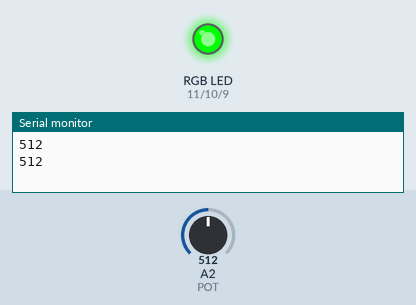
Recording of a sketch running on a simulated Arduino Uno, built with avr-gcc and run on an emulated ATmega328P. Shown: an RGB LED mixed from three pins (HIGH = lit), the last lines printed to the serial monitor. Inputs (shaded band) come from the test bench; at power-on: A2 (POT) = 512.

Above: at 1.2 s.
1.3 s: A2 (POT) set to 336
4.3 s: A2 (POT) set to 308
At 5.6 s:
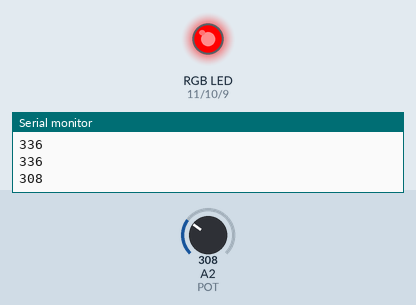
7.3 s: A2 (POT) set to 900
At 8.8 s:
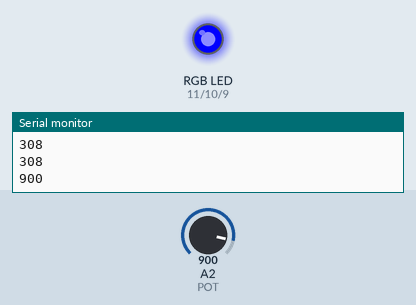
10.3 s: A2 (POT) set to 885
At 11.8 s:
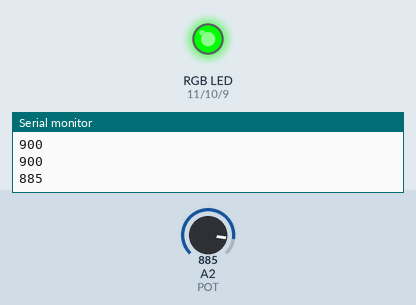
13.3 s: A2 (POT) set to 910
At 14.4 s:
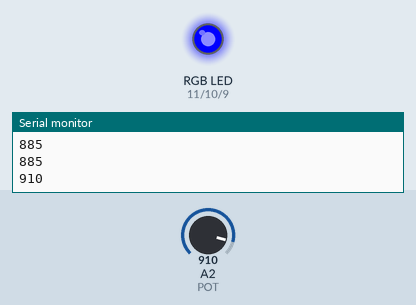
Timing chart, 0 to 16.3 s (numbered marks = the images above; inputs shaded):
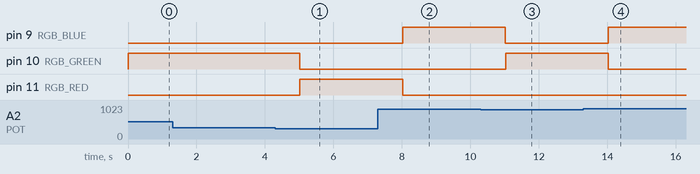

Measured:
- the behaviour switches between 320 and 319 on A2 (POT) (found by bisection; images 0 and 1)
- the behaviour switches between 900 and 899 on A2 (POT) (found by bisection; images 2 and 3)
- after the input at 4.3 s, pin 10 (RGB_GREEN): HIGH → LOW after 0.71 s; pin 11 (RGB_RED): LOW → HIGH after 0.71 s
- after the input at 7.3 s, pin 9 (RGB_BLUE): LOW → HIGH after 0.72 s; pin 11 (RGB_RED): HIGH → LOW after 0.72 s
- after the input at 10.3 s, pin 9 (RGB_BLUE): HIGH → LOW after 0.73 s; pin 10 (RGB_GREEN): LOW → HIGH after 0.73 s
- after the input at 13.3 s, pin 9 (RGB_BLUE): LOW → HIGH after 0.74 s; pin 10 (RGB_GREEN): HIGH → LOW after 0.73 s

The sketch:

WEEK8PART2.ino
```cpp
const int POT = A2;      // Potentiometer connected to A2
const int RGB_RED = 11;
const int RGB_GREEN = 10;
const int RGB_BLUE = 9;

int val = 0;
int i = 0;

void setup()
{
    Serial.begin(115200);

    pinMode(POT, INPUT);

    pinMode(RGB_RED, OUTPUT);
    pinMode(RGB_GREEN, OUTPUT);
    pinMode(RGB_BLUE, OUTPUT);

}
void loop(){
    for (i = 0; i < 20; i++)
    {
        val = analogRead(POT);
    }

    Serial.println(val);

    // Threshold 1
    if (val >= 0 & val < 320)
    {
        digitalWrite(RGB_RED, HIGH);
        delay(1000);
        digitalWrite(RGB_RED, LOW);
    }

    else if (val >= 320 & val < 900)
    {
        digitalWrite(RGB_GREEN, HIGH);
        delay(1000);
        digitalWrite(RGB_GREEN, LOW);
    }

    // Threshold 3
    else if (val >= 900 & val <= 1023)
    {
        digitalWrite(RGB_BLUE, HIGH);
        delay(1000);
        digitalWrite(RGB_BLUE, LOW);
    }
}
```
